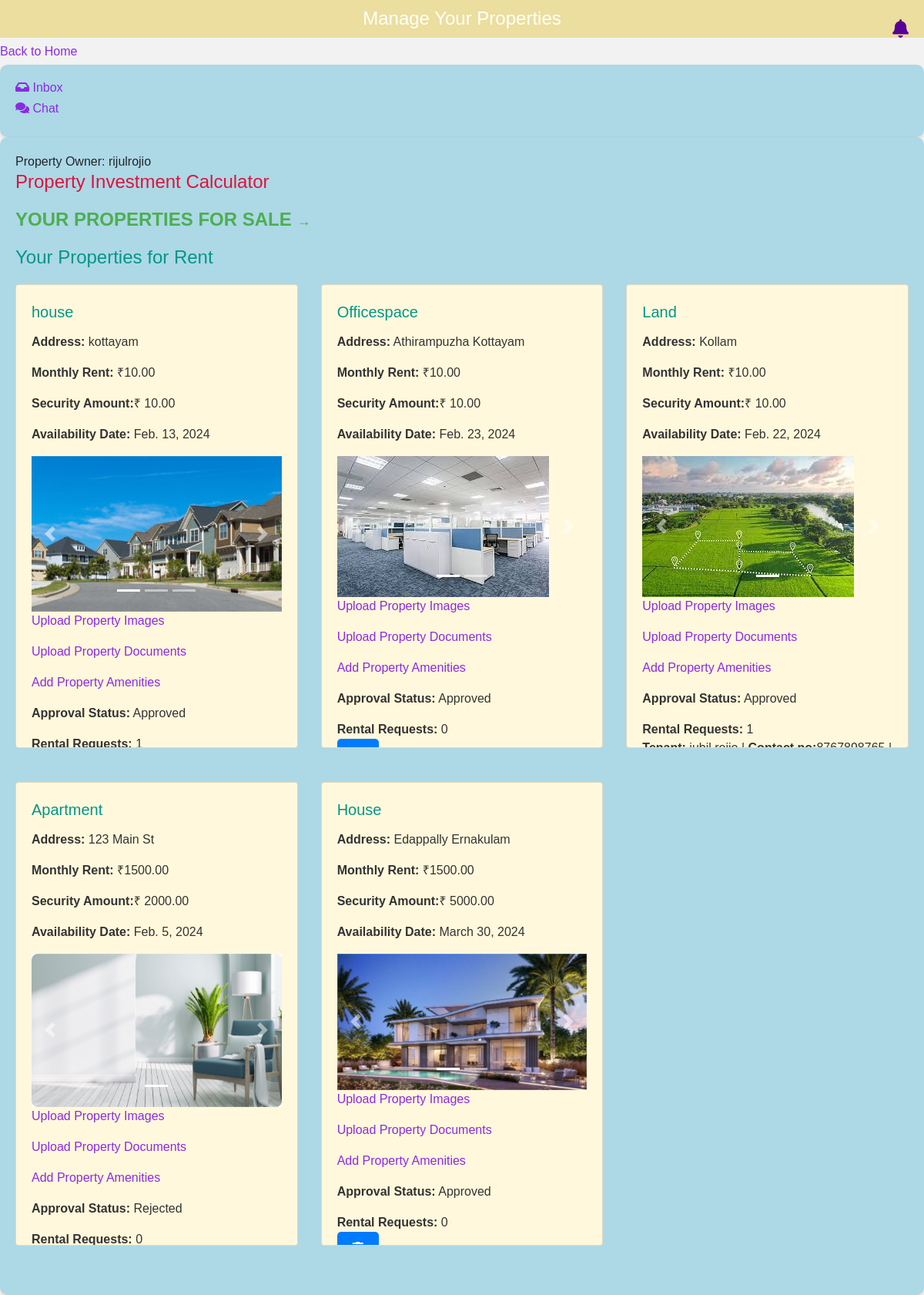
The app's page /manageprop/ (signed in), older data.
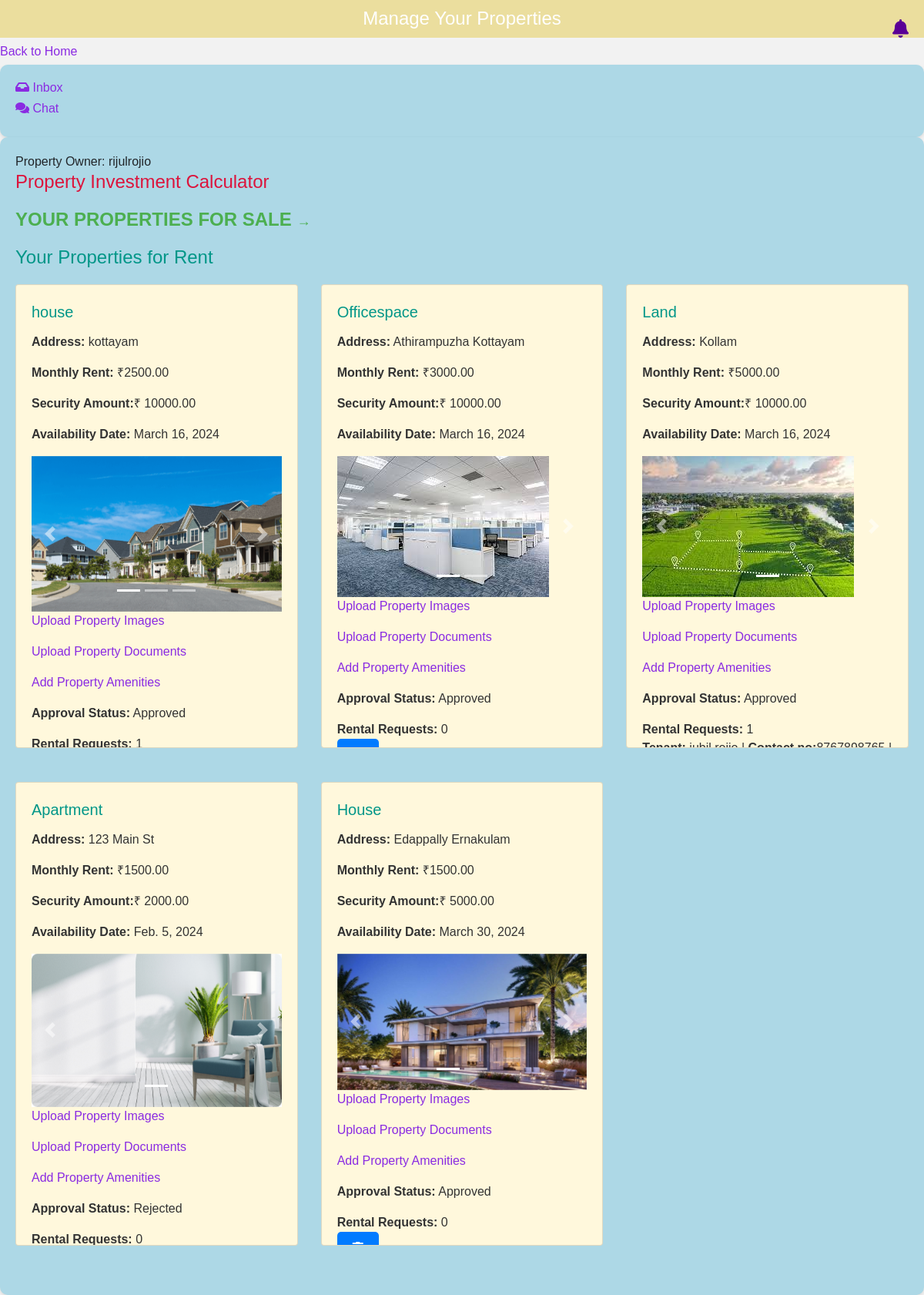
The same page, newer data.
### rental/models.py (models this page shows, shortened)
class Property(models.Model):
    property_owner = models.ForeignKey(
        get_user_model(),
        on_delete=models.CASCADE
    )
    property_type = models.CharField(max_length=20, choices=[('apartment', 'Apartment'), ('house', 'House'), ('office', 'Office')])
    address = models.CharField(max_length=255)
    monthly_rent = models.DecimalField(max_digits=10, decimal_places=2)
    security_deposit = models.DecimalField(max_digits=10, decimal_places=2)
    lease_duration = models.CharField(max_length=20, choices=[('1 year', '1 Year'), ('month-to-month', 'Month-to-Month')])
    availability_date = models.DateField()
    APPROVAL_CHOICES = [
        ('pending', 'Pending'),
        ('approved', 'Approved'),
        ('rejected', 'Rejected'),
    ]
    approval_status = models.CharField(
        max_length=20,
        choices=APPROVAL_CHOICES,
        default='pending',
    )
    deleted = models.BooleanField(default=False)

### rental/views.py (the view)
# urls.py: path('manageprop/',views.manageprop,name='manageprop'),
def manageprop(request):
    if 'username' in request.session:
        username = request.session['username']
        if request.method == 'POST':
            property_id_to_delete = request.POST.get('property_id_to_delete')
            if property_id_to_delete:
                property_to_delete = get_object_or_404(Property, id=property_id_to_delete)
                property_to_delete.deleted = True
                property_to_delete.save()
        try:
            user_profile = get_object_or_404(UserProfile, user__username=username)
        except UserProfile.DoesNotExist:
            user_profile = None
        if user_profile:
            properties = Property.objects.filter(property_owner=user_profile.user, deleted=False)
            for property in properties:
                property.payment_made = Payment.objects.filter(property=property).exists()
            for property in properties:
                property.feedback = PropertyFeedback.objects.filter(property=property)
            context = {
                'user_profile': user_profile,
                'properties': properties,  # Add properties to the context
            }
            return render(request, 'manageprop.html', context)
        else:
            return render(request, 'manageprop.html', {'error_message': 'User profile not found.'})
    else:
        return redirect('index')

### templates/manageprop.html (shortened to what the changed rows need)
{% load static %}
<!DOCTYPE html>
<html lang="en">
<head>
    <link rel="stylesheet" href="https://stackpath.bootstrapcdn.com/bootstrap/4.5.2/css/bootstrap.min.css">
    <link rel="stylesheet" href="https://cdnjs.cloudflare.com/ajax/libs/font-awesome/5.15.3/css/all.min.css">
    <link rel="stylesheet" href="https://cdnjs.cloudflare.com/ajax/libs/font-awesome/5.15.3/css/all.min.css">
</head>
<body>
    <h1>Manage Your Properties</h1>
    <div class="container">
        <div class="calculator-header" onclick="openCalculatorModal()">
            <h2 style="color: crimson;">Property Investment Calculator</h2>
        </div>
        <section>
            <h2 style="color: #4CAF50; font-size: 24px; font-weight: bold; text-transform: uppercase; margin-bottom: 20px;">
                <a href="{% url 'view_properties' %}" style="text-decoration: none; color: #4CAF50;">
                    Your Properties for Sale <span style="font-size: 18px;">&rarr;</span>
                </a>
            </h2>
            <h2>Your Properties for Rent</h2>
            <div class="row">
                {% for property in properties %}
                    <div class="col-md-4 mb-4">
                        <div class="card">
                            <div class="card-body">
                                <p class="card-title">{{ property.property_type }}</p>
                                <p class="card-text"><strong>Address:</strong> {{ property.address }}</p>
                                <p class="card-text"><strong>Monthly Rent:</strong> ₹{{ property.monthly_rent }}</p>
                                <p class="card-text"><strong>Security Amount:</strong>₹ {{ property.security_deposit }}</p>
                                <p class="card-text"><strong>Availability Date:</strong> {{ property.availability_date }}</p>
                                <div id="propertyImageCarousel{{ property.id }}" class="carousel slide" data-ride="carousel">
                                    <ol class="carousel-indicators">
                                        {% for image in property.propertyimage_set.all %}
                                            <li data-target="#propertyImageCarousel{{ property.id }}" data-slide-to="{{ forloop.counter0 }}" {% if forloop.first %}class="active"{% endif %}></li>
                                        {% endfor %}
                                    </ol>
                                    <div class="carousel-inner">
                                        {% for image in property.propertyimage_set.all %}
                                            <div class="carousel-item {% if forloop.first %}active{% endif %}">
                                                <img src="{{ image.image.url }}" alt="{{ property.property_type }} Image" class="img-fluid">
                                            </div>
                                        {% empty %}
                                            <div class="carousel-item active">
                                                <div class="image-placeholder"></div>
                                            </div>
                                        {% endfor %}
                                    </div>
                                    <a class="carousel-control-prev" href="#propertyImageCarousel{{ property.id }}" role="button" data-slide="prev">
                                        <span class="carousel-control-prev-icon" aria-hidden="true"></span>
                                    </a>
                                    <a class="carousel-control-next" href="#propertyImageCarousel{{ property.id }}" role="button" data-slide="next">
                                        <span class="carousel-control-next-icon" aria-hidden="true"></span>
                                    </a>
                                </div>
                                <p class="card-text"><a href="{% url 'propimgup' property.id %}">Upload Property Images</a></p>
                                <p class="card-text"><a href="{% url 'propdocs' property.id %}">Upload Property Documents</a></p>
                                <p class="card-text"><a href="{% url 'propamenity' property.id %}">Add Property Amenities</a></p>
                                <p class="card-text"><strong>Approval Status:</strong> {{ property.approval_status }}</p>
                                <div class="card-text">
                                    <strong>Rental Requests:</strong> {{ property.rentalrequest_set.count }}
                                    <ul class="list-unstyled">
                                        {% for request in property.rentalrequest_set.all %}
                                            <li class="mb-2">
                                                <strong>Tenant:</strong> {{ request.tenant.full_name }} |
                                                <strong>Contact no:</strong>{{ request.tenant.phone_number }} |
                                            </li>
                                        {% endfor %}
                                        <li>
                                            <form method="post" action="{% url 'clear_rental_requests' property.id %}">
                                                <button type="submit" class="clear-button"></button>
                                            </form>
                                        </li>
                                    </ul>
                                </div>
                            </div>
                        </div>
                    </div>
                {% endfor %}
            </div>
        </section>
    </div>
</body>
</html>

Row changes from the older to the newer data that the page shows:
changed Property "house": monthly_rent "10.00" → "2500.00"; security_deposit "10.00" → "10000.00"; availability_date "Feb. 13, 2024" → "March 16, 2024"
changed Property "Officespace": monthly_rent "10.00" → "3000.00"; security_deposit "10.00" → "10000.00"; availability_date "Feb. 23, 2024" → "March 16, 2024"
changed Property "Land": monthly_rent "10.00" → "5000.00"; security_deposit "10.00" → "10000.00"; availability_date "Feb. 22, 2024" → "March 16, 2024"
